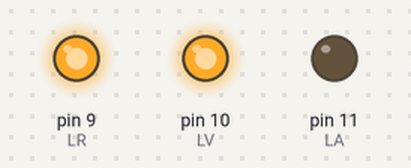
Bench run of a sketch on a simulated Arduino Uno, built with avr-gcc and run on an emulated ATmega328P. Shown: output pins drawn as LEDs (lit = HIGH).

Above: at 0.05 s.
At 3.0 s:
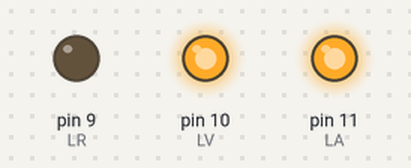
At 6.0 s:
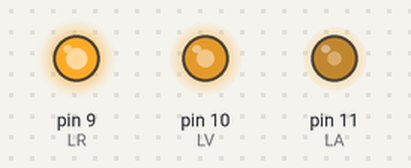
Timing chart, 0 to 7.8 s (numbered marks = the images above):
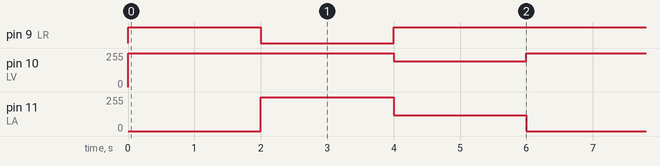

Measured:
- by itself, pin 9 (LR): repeats every 6.0 s: LOW 2.0 s, HIGH 4.0 s
- by itself, pin 10 (LV): alternates 255/255 for 4.0 s and 192/255 for 2.0 s
- by itself, pin 11 (LA): repeats every 6.0 s: 118/255 2.0 s, 0/255 2.0 s, 255/255 2.0 s

The sketch:

RGB.ino
```cpp
int LR=9;
int LV=10;
int LA=11;

void setup() {
 pinMode(LR, OUTPUT);
 pinMode(LV, OUTPUT);
 pinMode(LA, OUTPUT);

}

void loop() {
  miColor(255,255,0);//amarillo
  delay(2000);

  miColor(0,255,255);//celeste
  delay(2000);

  miColor(255,192,118);//amarillo
  delay(2000);


}


void miColor(int rojo, int verde, int azul){
  analogWrite(LR,rojo);
  analogWrite(LA,azul);
  analogWrite(LV,verde);
}
```
